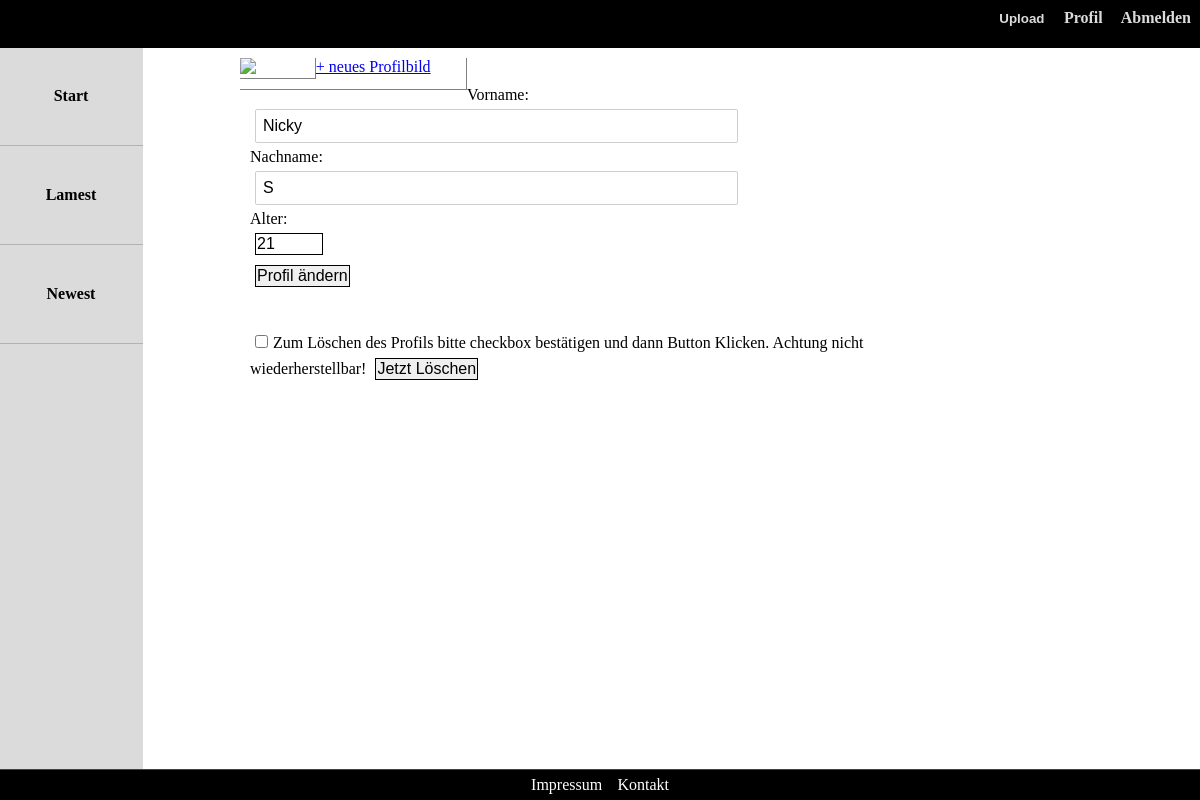
The app's page /profile.php (signed in) with its own data.
### tables this page shows
CREATE TABLE `users` (
  `id` int(10) UNSIGNED NOT NULL,
  `nickname` varchar(255) NOT NULL,
  `email` varchar(255) NOT NULL,
  `password` varchar(255) NOT NULL,
  `profilePic` varchar(255) NOT NULL,
  `lastName` varchar(255) NOT NULL,
  `firstName` varchar(255) NOT NULL,
  `age` int(11) NOT NULL
);

### profile.php (the view, shortened to what this page needs)
<?php
    $pdo = new PDO('mysql:host=localhost;dbname=neinGag', 'root', '');
?>
<!doctype html>
<html>
	<head>
		<link href="./css/style.css" rel="stylesheet" type="text/css"/>
	</head>
	<body>
	<header>
		<?php
			if(!isset($_SESSION['userid']))
				include('menu.php');
			else
				include('menu2.php');
		?>
	</header>
	<?php
	include('menu3.php');
	include('footer.php');
	?>
		<article>
			<section class="profilePic_profil">
			<?php
				$sql = "SELECT * FROM users WHERE nickname = '$_SESSION[userid]'";
				$profilePic = $pdo->query($sql)->fetch();
				if($profilePic['profilePic'])
					echo '<section>'.'<img src="users/'.$profilePic['nickname'].'/'.$profilePic['profilePic'].'"width="100%">'.'</section>';
				else
					echo '<section class="profilePic_profil">'.'<img src="users/noPic.jpg" width="20%">'.'</section>';
			?>
				<a href="upload.php?profPic=1">+ neues Profilbild</a>
			</section>
			<section class="userInformations">
				<form action="submitUserInformation.php" method="post"><br>
					Vorname:<br>
					<input type="text" name="firstName" value="<?php echo $profilePic['firstName'];?>"><br>
					Nachname:<br>
					<input type="text" name="lastName" value="<?php echo $profilePic['lastName'];?>"><br>
					Alter:<br>
					<input type="number" min="0" max="100" name="age" value="<?php echo $profilePic['age'];?>"><br>
					<input type="submit" value="Profil ändern">
				</form>
				<form action="deleteProfile.php" method="post"><br>
					<label><input type="checkbox" required name="confirmDelete">Zum Löschen des Profils bitte checkbox bestätigen und dann Button Klicken. Achtung nicht wiederherstellbar!</label>
					<input type="submit" value="Jetzt Löschen">
				</form>
			</section>
		</article>
	</body>
</html>

### css/style.css (style rules this page uses)
* { margin: 0; padding: 0; }
header { position: fixed; background: rgb(0, 0, 0); height: 6%; top: 0; left: 0; right: 0; z-index: +1; }
body { position: absolute; top: 6%; width: 100%; }
form { padding: 10px; }
input { border: 1px solid black; font-size: 16px; margin: 5px; padding: 1px; }
article { margin-top: 10px; margin-bottom: 40px; margin-right: auto; margin-left: auto; width: 60%; }
.profilePic_profil { display: block; padding-right: 10px; margin-bottom: 10px; height: 10%; border-bottom: 1px solid grey; border-right: 1px solid grey; width: 30%; float: left; }
input[type=text], input[type=password] { display: inline-block; align-items: center; justify-content: center; width: 69%; border-radius: 2px; box-sizing: border-box; border:1px solid rgb(206, 206, 206); padding: 7px; transition: all 0.30s ease-in-out; outline: none; }
button, input[type=submit] { cursor: pointer; }

### records on screen
users: firstName "Nicky", lastName "S", age "21"
